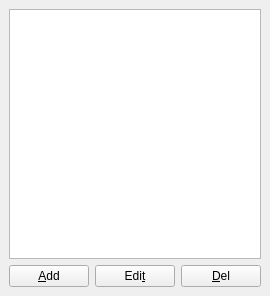
<ui version="4.0" >
 <class>TabBookmarks</class>
 <widget class="QWidget" name="TabBookmarks" >
  <property name="geometry" >
   <rect>
    <x>0</x>
    <y>0</y>
    <width>257</width>
    <height>296</height>
   </rect>
  </property>
  <property name="windowTitle" >
   <string/>
  </property>
  <layout class="QVBoxLayout" >
   <property name="margin" >
    <number>9</number>
   </property>
   <property name="spacing" >
    <number>6</number>
   </property>
   <item>
    <widget class="QListWidget" name="list" />
   </item>
   <item>
    <layout class="QHBoxLayout" >
     <property name="margin" >
      <number>0</number>
     </property>
     <property name="spacing" >
      <number>6</number>
     </property>
     <item>
      <widget class="QPushButton" name="btnAdd" >
       <property name="text" >
        <string>&amp;Add</string>
       </property>
      </widget>
     </item>
     <item>
      <widget class="QPushButton" name="btnEdit" >
       <property name="text" >
        <string>Edi&amp;t</string>
       </property>
      </widget>
     </item>
     <item>
      <widget class="QPushButton" name="btnDel" >
       <property name="text" >
        <string>&amp;Del</string>
       </property>
      </widget>
     </item>
    </layout>
   </item>
  </layout>
 </widget>
 <layoutdefault spacing="6" margin="11" />
 <resources/>
 <connections/>
</ui>
